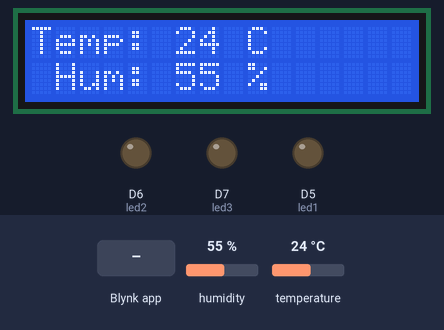
Bench run of a sketch on a simulated ESP8266 (NodeMCU). On the bench: 16×2 character LCD, output pins drawn as LEDs (lit = HIGH). The inputs (shaded band) are chosen by the test bench; at power-on: humidity 55 %, temperature 24 °C. WiFi joins after 1.5 s; servers stay silent unless stated; what the sketch prints to the serial monitor is not drawn.

Above: at 3.5 s.
3.6 s: Blynk app writes 1 to V2
At 4.8 s:
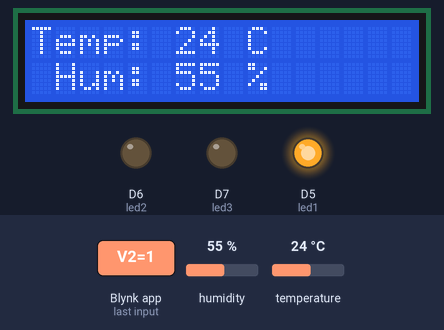
5.1 s: Blynk app writes 1 to V3
At 6.1 s:
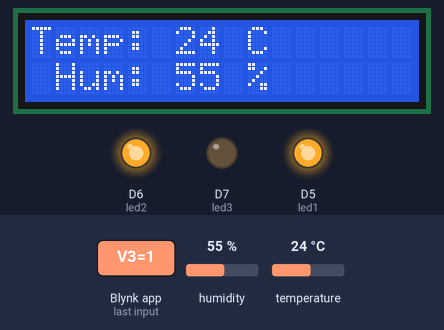
6.6 s: Blynk app writes 0 to V2
At 7.2 s:
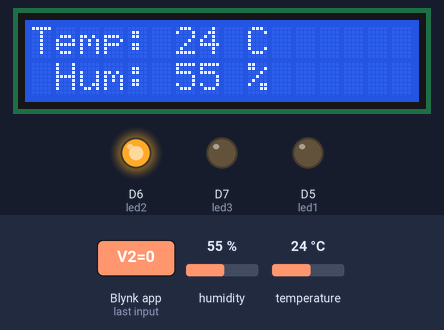
8.1 s: Blynk app writes 1 to V4
At 9.3 s:
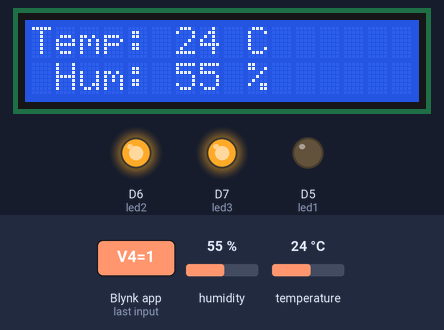
9.6 s: humidity set to 22 %
At 13.1 s:
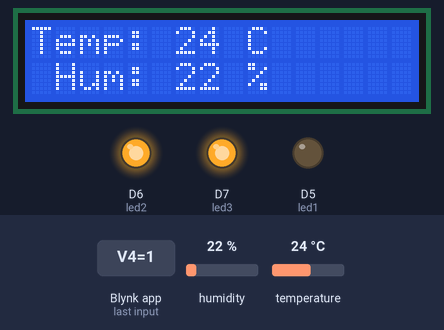
13.4 s: Blynk app writes 0 to V3
At 14.3 s:
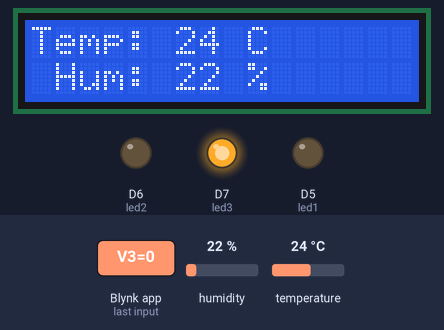
Timing chart, 0 to 15.9 s (numbered marks = the images above; inputs shaded):
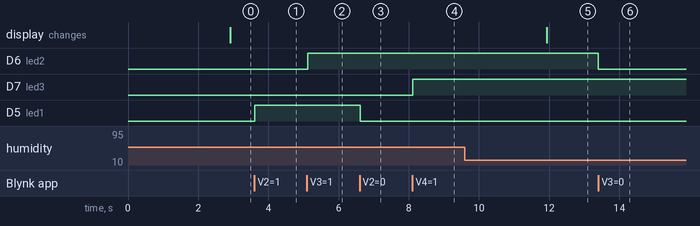

Measured:
- after the input at 3.6 s, D5 (led1): LOW → HIGH at once
- after the input at 5.1 s, D6 (led2): LOW → HIGH at once
- after the input at 6.6 s, D5 (led1): HIGH → LOW at once
- after the input at 8.1 s, D7 (led3): LOW → HIGH at once
- after the input at 9.6 s, the display: changes after 2.3 s (image 5)
- after the input at 13.4 s, D6 (led2): HIGH → LOW at once

The sketch:

weather_station_2_nodemcu.ino
```cpp
#define BLYNK_PRINT Serial
#include <ESP8266WiFi.h>
#include <Wire.h>
#include <LiquidCrystal_I2C.h>
#include <BlynkSimpleEsp8266.h>
#include "DHT.h"

#define DHTPIN D4
#define DHTTYPE DHT11
DHT dht(DHTPIN, DHTTYPE);
LiquidCrystal_I2C lcd(0x27, 16, 2);
BlynkTimer timer;

int led1 = D5;
int led2 = D6;
int led3 = D7;

char buf[20];
float t, h;
int led1_s, led2_s, led3_s;

char auth[] = "1c5b300acc574a81b9265f8ec00b4851";   //Key From Blynk
char ssid[] = "xxxx";                           //Wifi Name
char pass[] = "xxxx";                        //Wifi Password

void measure_dht(){
  h = dht.readHumidity();
  t = dht.readTemperature();
  if (!isnan(h) || !isnan(t)) {
    sprintf(buf, "Temp: %02d C", (int)t);
    lcd.setCursor(0, 0);
    lcd.print(buf);
    sprintf(buf, " Hum: %02d", (int)h);
    lcd.setCursor(0, 1);
    lcd.print(buf);
    lcd.setCursor(9, 1);
    lcd.print("%");
  }
}

BLYNK_CONNECTED(){
    Blynk.syncAll();
}

BLYNK_READ(V0){
  if (!isnan(h) || !isnan(t)) {
    Blynk.virtualWrite(V0, (int)t);
  }
}
BLYNK_READ(V1){
  if (!isnan(h) || !isnan(t)) {
    Blynk.virtualWrite(V1, (int)h);
  }
}
BLYNK_WRITE(V2){
  led1_s = param.asInt();
}
BLYNK_WRITE(V3){
  led2_s = param.asInt();
}
BLYNK_WRITE(V4){
  led3_s = param.asInt();
}

void setup() {
  Serial.begin(9600);
  dht.begin();
  lcd.begin();
  Blynk.begin(auth, ssid, pass);
  timer.setInterval(1000L, measure_dht);
  pinMode(led1, OUTPUT);
  pinMode(led2, OUTPUT);
  pinMode(led3, OUTPUT);
  digitalWrite(led1, LOW);
  digitalWrite(led2, LOW);
  digitalWrite(led3, LOW);

}

void loop() {
  Blynk.run();
  timer.run();

  if(led1_s == 1){
    digitalWrite(led1, HIGH);
  }
  if(led1_s == 0){
    digitalWrite(led1, LOW);
  }
  if(led2_s == 1){
    digitalWrite(led2, HIGH);
  }
  if(led2_s == 0){
    digitalWrite(led2, LOW);
  }
  if(led3_s == 1){
    digitalWrite(led3, HIGH);
  }
  if(led3_s == 0){
    digitalWrite(led3, LOW);
  }

  Serial.print(t); Serial.print(" ");
  Serial.print(h); Serial.print(" ");
  Serial.print(led1_s); Serial.print(" ");
  Serial.print(led2_s); Serial.print(" ");
  Serial.print(led3_s); Serial.print(" ");
  Serial.println();
}
```
